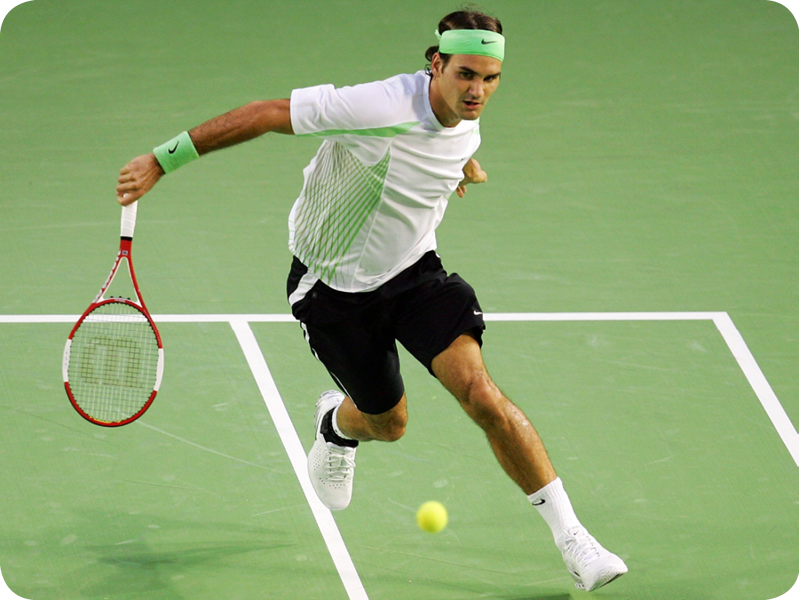
//> input picture images/img.png, 800 x 600 px
$ ./main   (built with g++ and OpenCV 4)
//> lines starting //> are read from the running program, lines starting //| are printed output that depends on the picture; after the words box and inside, x2 and y2 are one past the last pixel; in counts of white or black regions, pixels touching at a corner belong together
#include <opencv2/opencv.hpp>
#include <vector>
#include <cmath>

int main() {
    // Загружаем изображение
    cv::Mat image = cv::imread("../../../images/img.png");
//> image is the input picture: 600 rows x 800 cols, CV_8UC3; mean B, G, R 113.8, 166.9, 140.8

    // Проверяем, успешно ли загружено изображение
    if (image.empty()) {
        std::cerr << "Ошибка: не удалось загрузить изображение!" << std::endl;
        return -1;
    }

    cv::Mat hsvImage;
    cv::cvtColor(image, hsvImage, cv::COLOR_BGR2HSV);
//> hsvImage: 600 rows x 800 cols, CV_8UC3; mean H, S, V 48.3, 88.1, 169.1

    cv::Mat labImage;
    cv::cvtColor(image, labImage, cv::COLOR_BGR2Lab);
//> labImage: 600 rows x 800 cols, CV_8UC3; mean of channels 0, 1, 2 166.1, 109.7, 152.7

    cv::Mat yuvImage;
    cv::cvtColor(image, yuvImage, cv::COLOR_BGR2YUV);
//> yuvImage: 600 rows x 800 cols, CV_8UC3; mean of channels 0, 1, 2 153, 108.6, 117.3

    cv::Mat xyzImage;
    cv::cvtColor(image, xyzImage, cv::COLOR_BGR2XYZ);
//> xyzImage: 600 rows x 800 cols, CV_8UC3; mean of channels 0, 1, 2 138.3, 157.5, 130.2

    cv::Mat grayImage;
    cv::cvtColor(image, grayImage, cv::COLOR_BGR2GRAY);

    cv::Mat smoothedGrayImage;
    cv::GaussianBlur(grayImage, smoothedGrayImage, cv::Size(5, 5), 1.5);

    cv::imshow("Original image", image);
    cv::imshow("HSV image", hsvImage);
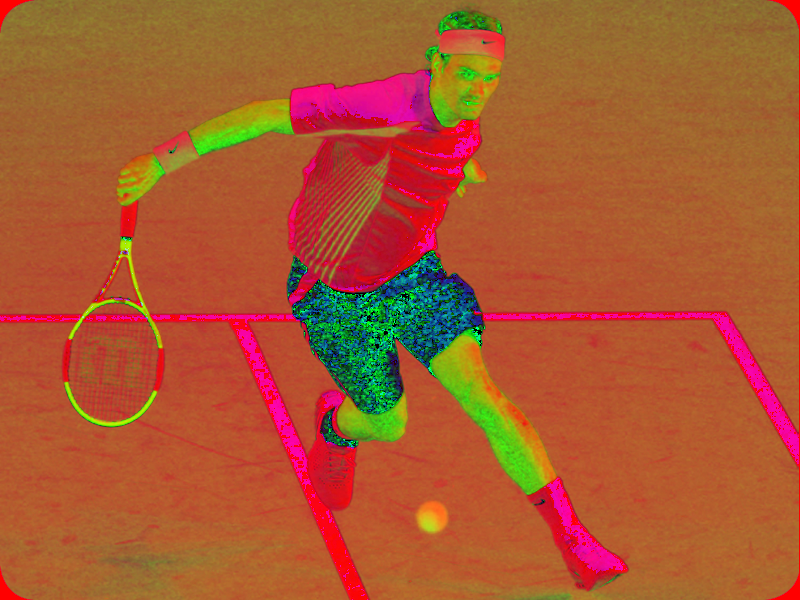
//> window 'HSV image': 600 rows x 800 cols, CV_8UC3; mean B, G, R 48.3, 88.1, 169.1
    cv::imshow("LAB image", labImage);
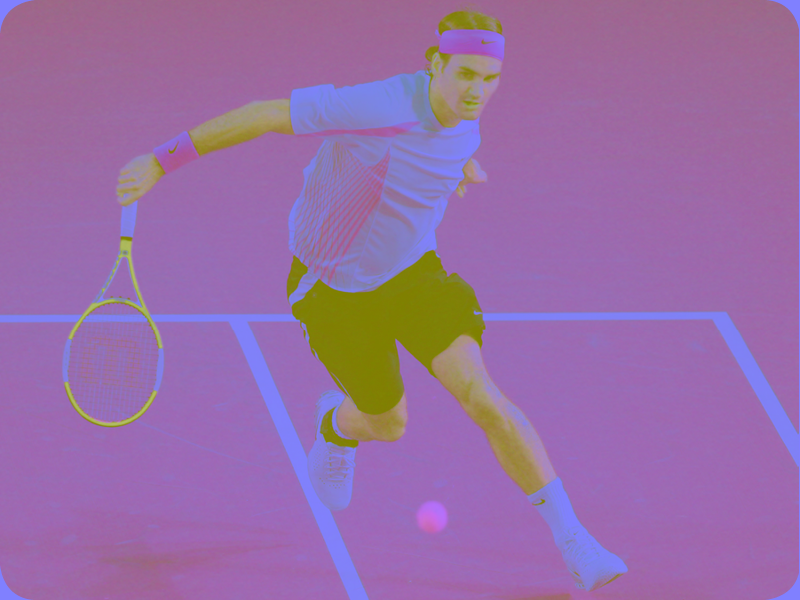
//> window 'LAB image': 600 rows x 800 cols, CV_8UC3; mean B, G, R 166.1, 109.7, 152.7
    cv::imshow("YUV image", yuvImage);
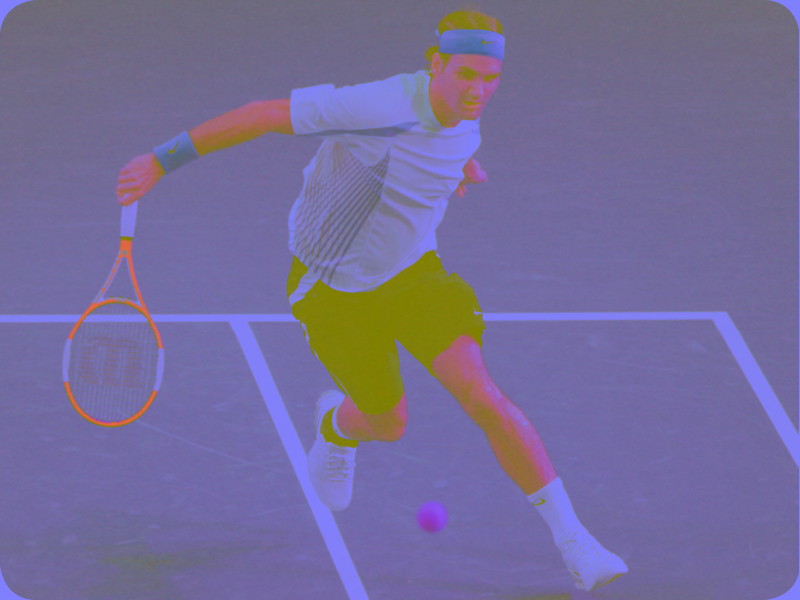
//> window 'YUV image': 600 rows x 800 cols, CV_8UC3; mean B, G, R 153, 108.6, 117.3
    cv::imshow("XYZ image", xyzImage);
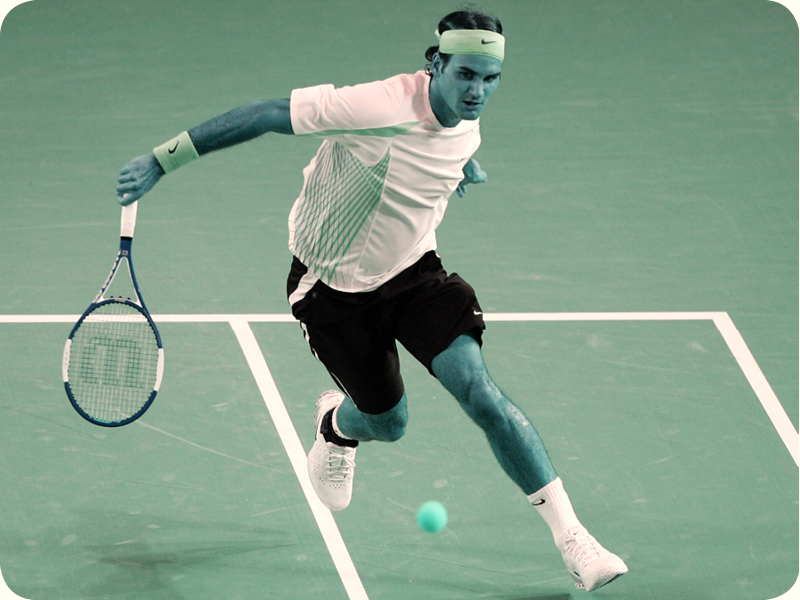
//> window 'XYZ image': 600 rows x 800 cols, CV_8UC3; mean B, G, R 138.3, 157.5, 130.2
    cv::imshow("GRAY image", grayImage);
    cv::imshow("Smoothed GRAY image", smoothedGrayImage);

    // [8 lines of commented-out code are left out]
    cv::Mat edges;
    cv::Canny(grayImage, edges, 80, 180, 3);
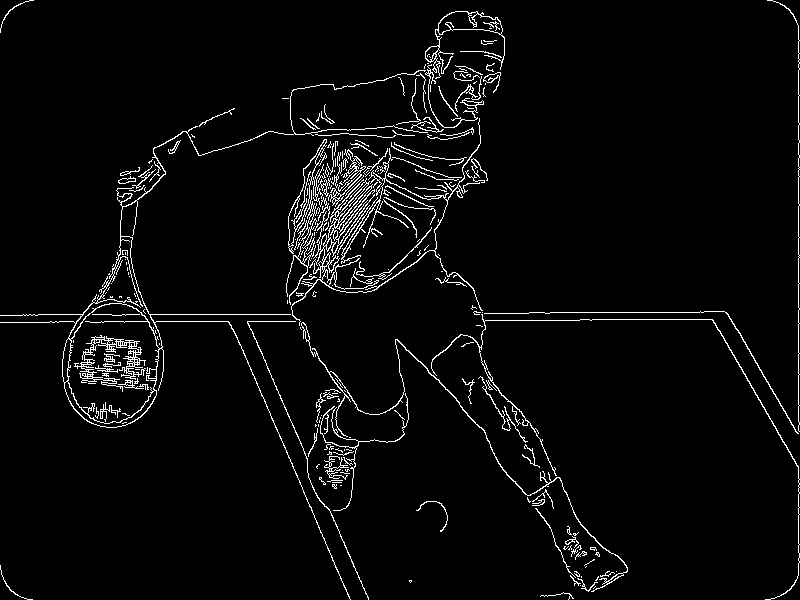
//> edges: 600 rows x 800 cols, CV_8UC1; 3.6% white in thin lines or dots

    std::vector<cv::Vec2f> lines;
    cv::HoughLines(edges, lines, 1, CV_PI / 180, 150);
//> lines = 7 lines (rho, theta): [798, 0], [314, 1.57], [321, 1.57], [312, 1.57], [-87, 2.74], [322, 1.55], [-40, 2.36]

    for (size_t i = 0; i < lines.size(); i++) {
        float rho = lines[i][0];
        float theta = lines[i][1];
        double a = cos(theta), b = sin(theta);
        double x0 = a * rho, y0 = b * rho;

        cv::Point pt1(cvRound(x0 + 1000 * (-b)), cvRound(y0 + 1000 * (a)));
        cv::Point pt2(cvRound(x0 - 1000 * (-b)), cvRound(y0 - 1000 * (a)));
        cv::line(image, pt1, pt2, cv::Scalar(0, 0, 255), 2, cv::LINE_AA);
    }
//> this loop made 7 passes
//> (rho, theta, a, b, x0, y0, pt1, pt2) on passes 1 to 7: (798, 0, 1, 0, 798, 0, Point(798, 1000), Point(798, -1000)), (314, 1.57, -4.37e-08, 1, -1.37e-05, 314, Point(-1000, 314), Point(1000, 314)), (321, 1.57, -4.37e-08, 1, -1.4e-05, 321, Point(-1000, 321), Point(1000, 321)), (312, 1.57, -4.37e-08, 1, -1.36e-05, 312, Point(-1000, 312), Point(1000, 312)), (-87, 2.74, -0.921, 0.391, 80.08, -33.99, Point(-311, -954), Point(471, 887)), (322, 1.55, 0.0175, 1, 5.62, 322, Point(-994, 339), Point(1005, 304)), (-40, 2.36, -0.707, 0.707, 28.28, -28.28, Point(-679, -735), Point(735, 679))
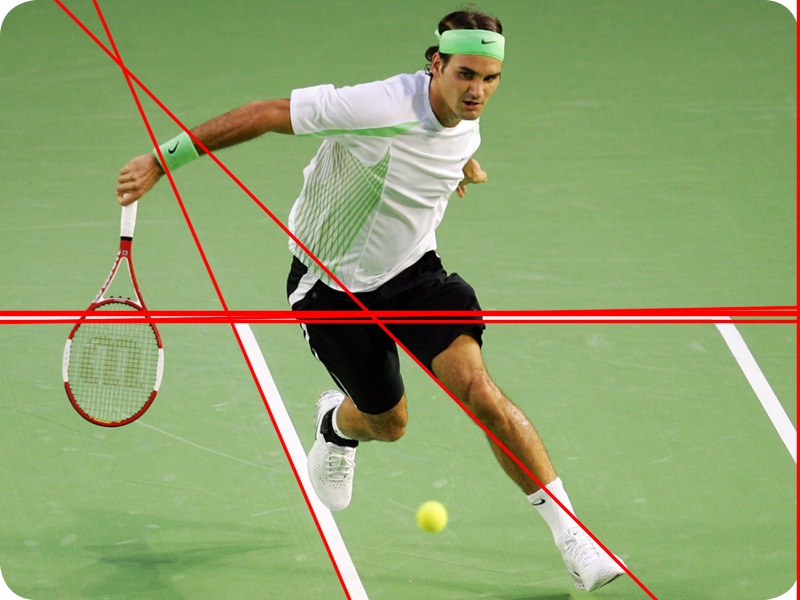
//> image: 600 rows x 800 cols, CV_8UC3; 3.97% of pixels changed, all inside (x1, y1, x2, y2) = (0, 0, 800, 600)

    std::vector<cv::Vec3f> circles;
    cv::HoughCircles(smoothedGrayImage, circles, cv::HOUGH_GRADIENT, 1, smoothedGrayImage.rows / 8, 100, 30, 5, 100);
//> circles = 9 circles (x, y, radius): [370.5, 202.5, 74.1], [110.5, 381.5, 45.5], [393.5, 282.5, 84], [414.5, 120.5, 66.2], [280.5, 211.5, 78.4], [461.5, 38.5, 28.1], [343.5, 426.5, 22.4], [766.5, 31.5, 31], [432.5, 515.5, 15.2]

    for (size_t i = 0; i < circles.size(); i++) {
        cv::Vec3i c = circles[i];
        cv::Point center(c[0], c[1]);
        int radius = c[2];

        cv::circle(image, center, 3, cv::Scalar(0, 255, 0), -1, cv::LINE_AA);
        cv::circle(image, center, radius, cv::Scalar(255, 0, 0), 2, cv::LINE_AA);
    }
//> this loop made 9 passes
//> (center, radius) on passes 1 to 9: (Point(370, 202), 74), (Point(110, 382), 46), (Point(394, 282), 84), (Point(414, 120), 66), (Point(280, 212), 78), (Point(462, 38), 28), (Point(344, 426), 22), (Point(766, 32), 31), (Point(432, 516), 15)
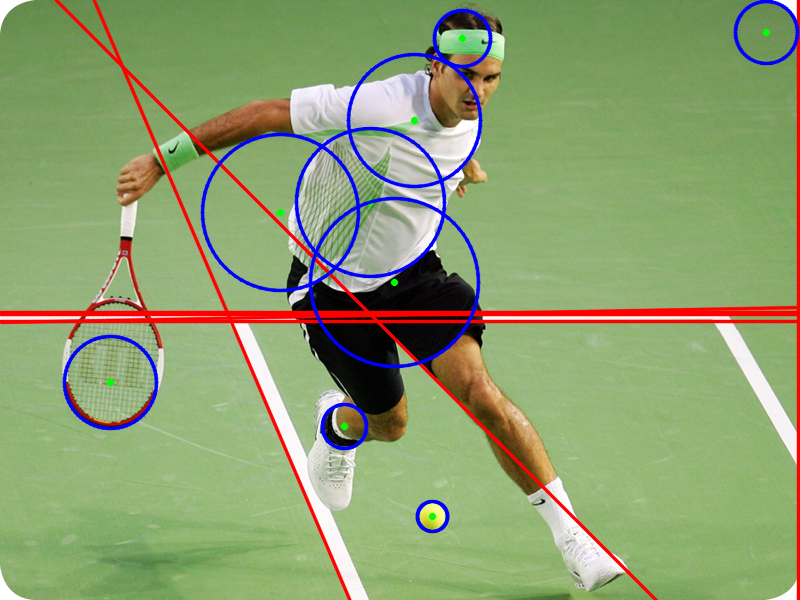
//> image: 600 rows x 800 cols, CV_8UC3; 2.95% of pixels changed, all inside (x1, y1, x2, y2) = (62, 0, 800, 534)

    cv::imshow("Lines and Circles", image);
    //cv::imwrite("../../results/lines_and_circles.png", image);

    // Ожидаем нажатия клавиши перед закрытием окна
    cv::waitKey(0);

    return 0;
}
